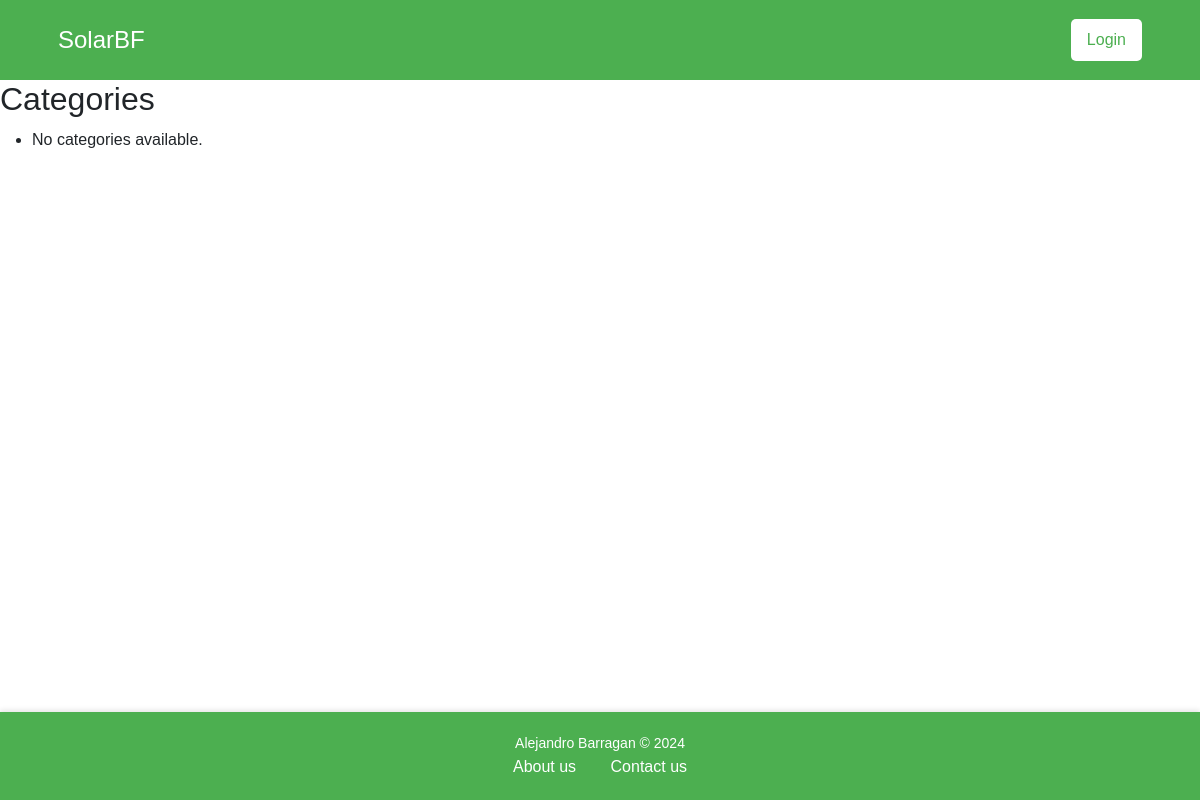
/categories/, run on an earlier commit of the app's database.
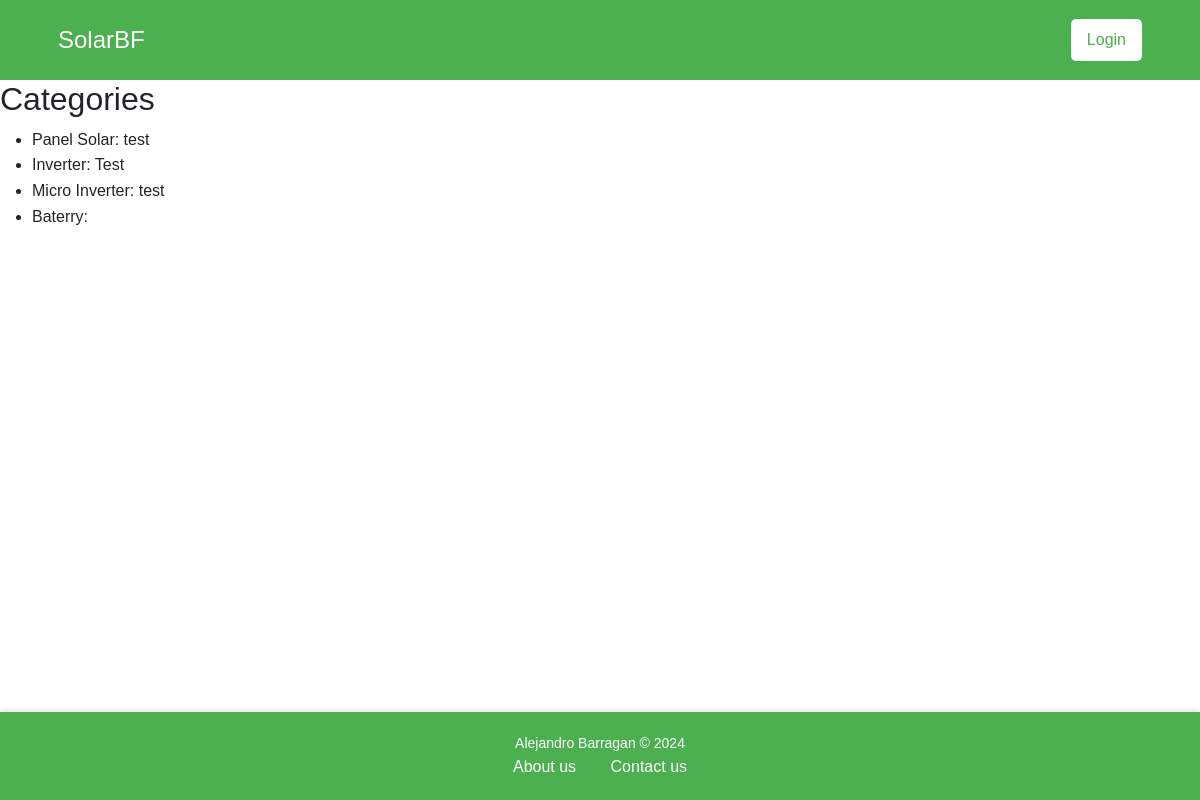
And on a later commit of the database.
### products/models.py (models this page shows, shortened)
class Category(models.Model):
    name = models.CharField(max_length=255)
    description = models.TextField(blank=True)

### products/views.py (the view)
# urls.py: path('categories/', views.category_list, name='categories'),
def category_list(request):
    categories = Category.objects.all()
    return render(request, 'admin/category_list.html', {'categories': categories})

### templates/admin/category_list.html (shortened to what this page needs)
{% extends 'base.html' %}
{% load static %}
{% block content %}
<h2>Categories</h2>
<ul>
    {% for category in categories %}
        <li>{{ category.name }}: {{ category.description }}</li>
    {% empty %}
        <li>No categories available.</li>
    {% endfor %}
</ul>
{% endblock %}

What changed in the data, as far as the page shows it:
added Category: name "Panel Solar", description "test"
added Category: name "Inverter", description "Test"
added Category: name "Micro Inverter", description "test"
added Category: name "Baterry"
Also different on the page:
text no longer shown: "No categories available."
